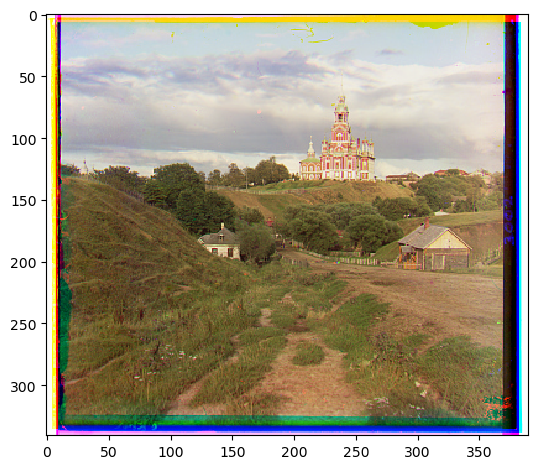
#> input picture cs180/images/uncropped/cathedral.png, 538 x 469 px; its folder holds only this picture in this run
$ python crop.py
#> lines starting #> are read from the running program, lines starting #| are printed output that depends on the picture
import os
from skimage import io
import numpy as np

# Parameters
input_folder = './uncropped'  # Current folder
output_folder = '.'
crop_pixels_bottom = 50  # Number of pixels to crop from each side
crop_pixels = 20

# Create output folder if it doesn't exist
os.makedirs(output_folder, exist_ok=True)

# Supported image extensions
extensions = ['.jpg', '.jpeg', '.png', '.tif', '.tiff']

for filename in os.listdir(input_folder):
    if any(filename.lower().endswith(ext) for ext in extensions):
        img_path = os.path.join(input_folder, filename)
        img = io.imread(img_path)
#> img is the input picture: shape (469, 538, 4); mean R, G, B, A 166, 157.6, 137.9, 255
        # Crop
        if img.ndim == 3:
            cropped = img[10:-35, 45:-15, :]
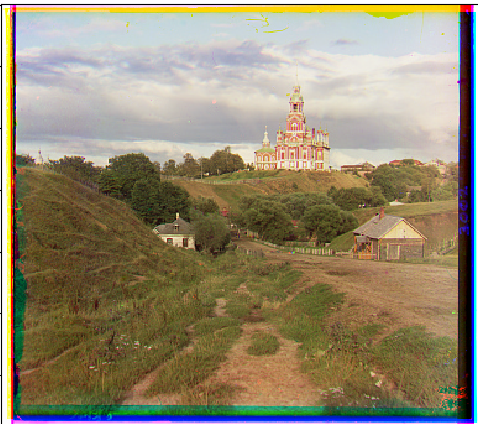
#> cropped: shape (424, 478, 4); mean R, G, B, A 147, 136.5, 112, 255
        else:
            cropped = img[crop_pixels:-crop_pixels, crop_pixels:-crop_pixels]
        # Save
        out_path = os.path.join(output_folder, filename)
        io.imsave(out_path, cropped)
        print(f'Cropped and saved: {out_path}')

$ run again, on cs180/images/uncropped/emir.png
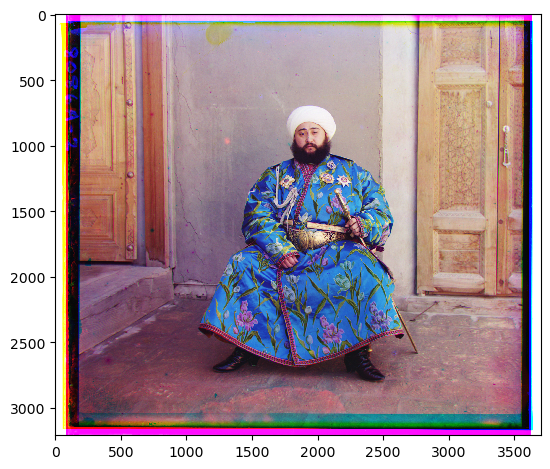
#> input picture cs180/images/uncropped/emir.png, 550 x 469 px
#> img is the input picture: shape (469, 550, 4); mean R, G, B, A 167.6, 148.1, 155.7, 255
#> `cropped = img[10:-35, 45:-15, :]`:
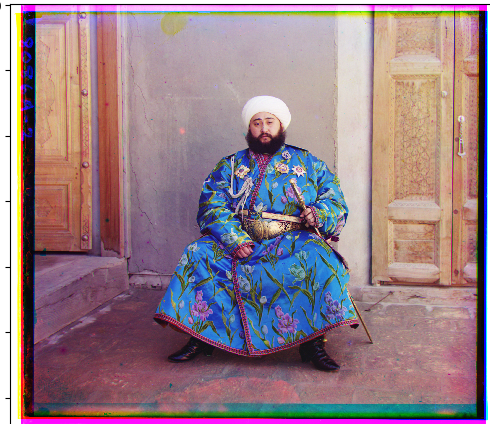
#> cropped: shape (424, 490, 4); mean R, G, B, A 149.6, 125.8, 134.8, 255

$ run again, on cs180/images/uncropped/gate.png
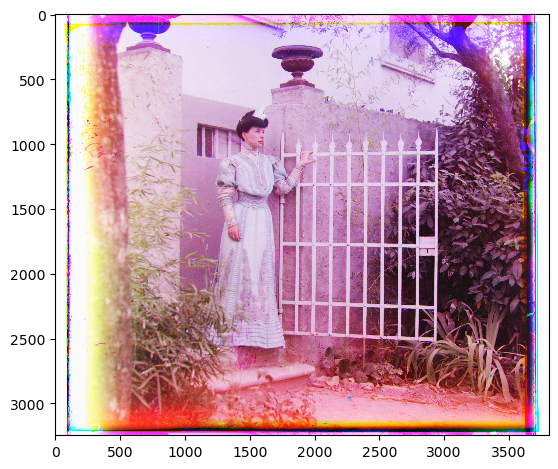
#> input picture cs180/images/uncropped/gate.png, 558 x 469 px
#> img is the input picture: shape (469, 558, 4); mean R, G, B, A 197.1, 160.9, 177.6, 255
#> `cropped = img[10:-35, 45:-15, :]`:
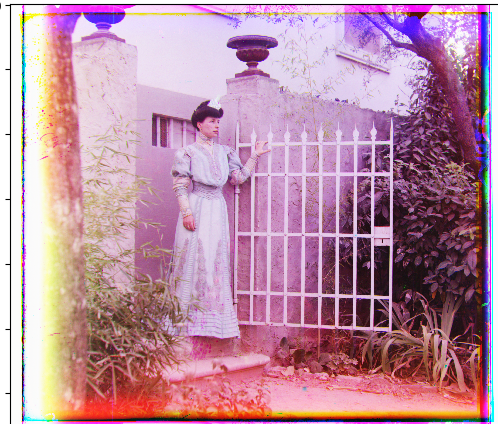
#> cropped: shape (424, 498, 4); mean R, G, B, A 186.3, 141.6, 162.1, 255

$ run again, on cs180/images/uncropped/harvesters.png
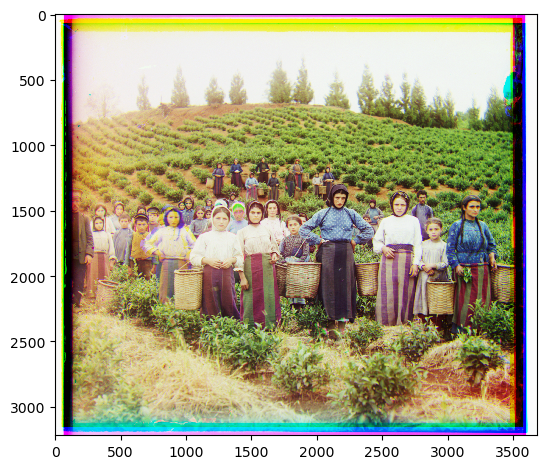
#> input picture cs180/images/uncropped/harvesters.png, 546 x 469 px
#> img is the input picture: shape (469, 546, 4); mean R, G, B, A 179.4, 175.1, 146.8, 255
#> `cropped = img[10:-35, 45:-15, :]`:
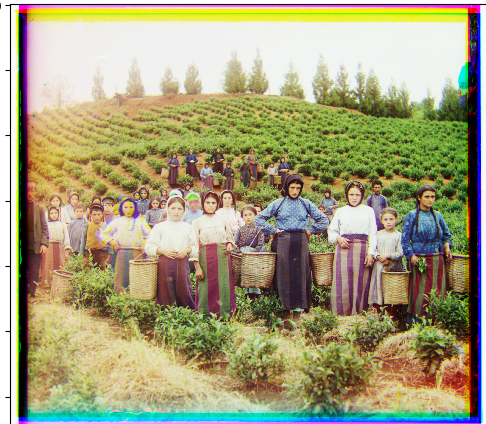
#> cropped: shape (424, 486, 4); mean R, G, B, A 164.2, 159.1, 123.7, 255

$ run again, on cs180/images/uncropped/cathedral_l2.png
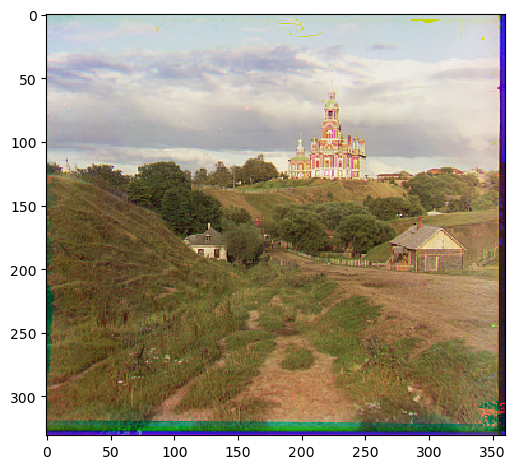
#> input picture cs180/images/uncropped/cathedral_l2.png, 515 x 469 px
#> img is the input picture: shape (469, 515, 4); mean R, G, B, A 166.4, 157, 136.7, 255
#> `cropped = img[10:-35, 45:-15, :]`:
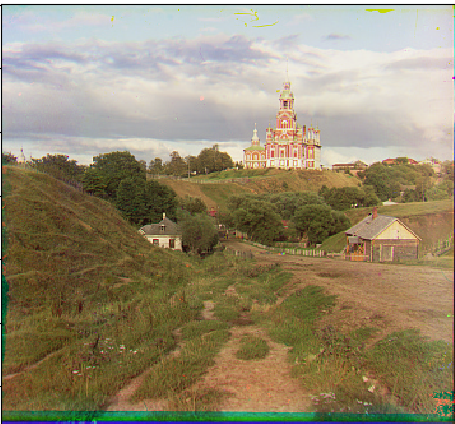
#> cropped: shape (424, 455, 4); mean R, G, B, A 149.3, 138, 111.6, 255
